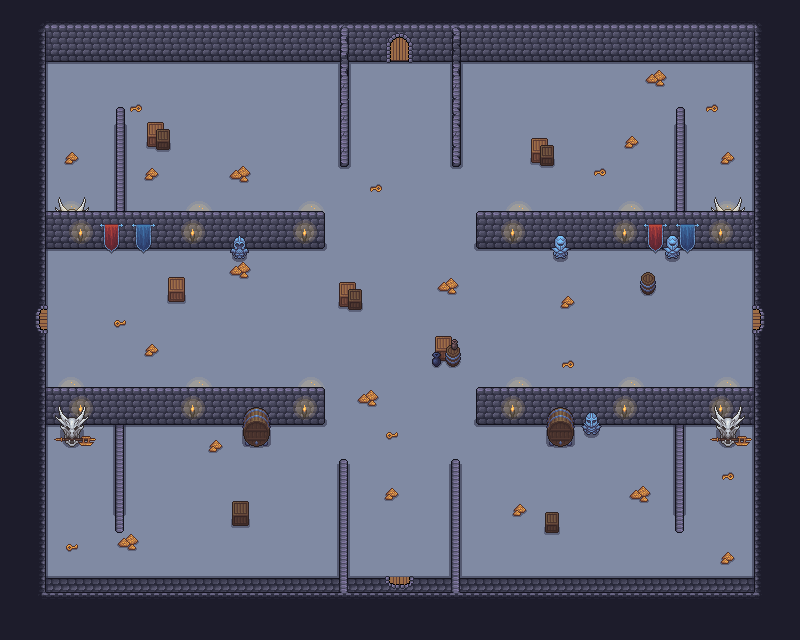

A level layout from a 2D game, rendered from its tile map. Below: a short description, then the map file with tile-grid data replaced by summaries:
An orthogonal 50x40 tile map with 16x16 px tiles, 8 tile layers (Fondo, Suelo, Suelo Decoracion, Suelo Decoracion 2, ...), 12 tilesets and 46 objects.

<map version="1.10" tiledversion="1.11.2" orientation="orthogonal" renderorder="right-down" width="50" height="40" tilewidth="16" tileheight="16" infinite="0" nextlayerid="13" nextobjectid="53">
 <tileset firstgid="1" source="../tilesets/Paredes2.tsx" />
 <tileset firstgid="494" source="../tilesets/puertas.tsx" />
 <tileset firstgid="498" source="../tilesets/Paredes.tsx" />
 <tileset firstgid="754" source="../tilesets/player.tsx" />
 <tileset firstgid="755" source="../tilesets/corazon.tsx" />
 <tileset firstgid="756" source="../tilesets/amongus.tsx" />
 <tileset firstgid="757" source="../tilesets/goomba.tsx" />
 <tileset firstgid="758" source="../tilesets/skeleton.tsx" />
 <tileset firstgid="760" source="../tilesets/Fuegos.tsx" />
 <tileset firstgid="958" source="../tilesets/Objetos.tsx" />
 <tileset firstgid="1174" source="../tilesets/Other_objects.tsx" />
 <tileset firstgid="1358" source="../tilesets/azeris.tsx" />
 <group id="2" name="Room">
  <layer id="1" name="Fondo" width="50" height="40">
   <data>[2000 cells, 2000 non-empty, 1 distinct tile ids]</data>
  </layer>
  <layer id="3" name="Suelo" width="50" height="40">
   <data>[2000 cells, 1748 non-empty, 1 distinct tile ids]</data>
  </layer>
  <layer id="4" name="Suelo Decoracion" width="50" height="40">
   <data>[2000 cells, 37 non-empty, 17 distinct tile ids]</data>
  </layer>
  <layer id="5" name="Suelo Decoracion 2" width="50" height="40">
   <data>[2000 cells, 73 non-empty, 7 distinct tile ids]</data>
  </layer>
  <layer id="6" name="Paredes" width="50" height="40">
   <data>[2000 cells, 654 non-empty, 63 distinct tile ids]</data>
  </layer>
  <layer id="7" name="Decoracion 2" width="50" height="40">
   <data>[2000 cells, 145 non-empty, 21 distinct tile ids]</data>
  </layer>
  <layer id="8" name="Decoracion" width="50" height="40">
   <data>[2000 cells, 50 non-empty, 31 distinct tile ids]</data>
  </layer>
  <layer id="9" name="Puertas" width="50" height="40">
   <data>[2000 cells, 4 non-empty, 4 distinct tile ids]</data>
  </layer>
  <objectgroup id="10" name="Utils">
   <object id="8" gid="755" x="62" y="189" width="18" height="18" />
   <object id="10" gid="755" x="228.333" y="143.667" width="18" height="18" />
   <object id="11" gid="755" x="577.667" y="147.667" width="18" height="18" />
   <object id="12" gid="755" x="713.667" y="198.333" width="18" height="18" />
   <object id="13" gid="755" x="715.5" y="464.667" width="18" height="18" />
   <object id="15" gid="755" x="583" y="505" width="18" height="18" />
   <object id="16" gid="755" x="165.667" y="505" width="18" height="18" />
   <object id="17" gid="755" x="64.3333" y="465" width="18" height="18" />
   <object id="18" gid="755" x="219" y="333" width="18" height="18" />
   <object id="19" gid="755" x="560.333" y="333" width="18" height="18" />
   <object id="20" gid="755" x="391" y="334.333" width="18" height="18" />
   <object id="50" gid="1358" x="272" y="144" width="21" height="21" />
   <object id="51" gid="1358" x="336" y="352" width="21" height="21" />
   <object id="52" gid="1358" x="336" y="352" width="21" height="21" />
  </objectgroup>
  <objectgroup id="11" name="Entities">
   <object id="21" gid="756" x="57" y="147" width="30" height="30" />
   <object id="22" gid="756" x="706.333" y="137.667" width="30" height="30" />
   <object id="23" gid="756" x="710.333" y="527" width="30" height="30" />
   <object id="24" gid="756" x="61" y="529.667" width="30" height="30" />
   <object id="25" gid="757" x="177.333" y="354.667" width="16" height="16" />
   <object id="26" gid="757" x="277.333" y="284" width="16" height="16" />
   <object id="27" gid="757" x="505.333" y="286.667" width="16" height="16" />
   <object id="28" gid="757" x="609.333" y="381.333" width="16" height="16" />
   <object id="29" gid="757" x="613.333" y="465.333" width="16" height="16" />
   <object id="30" gid="757" x="502.667" y="560" width="16" height="16" />
   <object id="31" gid="757" x="270.667" y="552" width="16" height="16" />
   <object id="32" gid="757" x="177.333" y="466.667" width="16" height="16" />
   <object id="33" gid="757" x="276" y="182.667" width="16" height="16" />
   <object id="34" gid="757" x="186.667" y="100" width="16" height="16" />
   <object id="35" gid="757" x="508" y="197.333" width="16" height="16" />
   <object id="36" gid="757" x="630.667" y="105.333" width="16" height="16" />
   <object id="37" gid="758" x="257.333" y="480" width="32" height="32" />
   <object id="38" gid="758" x="508" y="481.333" width="32" height="32" />
   <object id="39" gid="758" x="172" y="194.667" width="32" height="32" />
   <object id="40" gid="758" x="618.667" y="190.667" width="32" height="32" />
   <object id="41" gid="758" x="376" y="273.333" width="32" height="32" />
   <object id="42" gid="758" x="376" y="414.667" width="32" height="32" />
   <object id="43" gid="758" x="498.667" y="364" width="32" height="32" />
   <object id="44" gid="758" x="270.667" y="364" width="32" height="32" />
   <object id="45" gid="758" x="593.333" y="564" width="32" height="32" />
   <object id="46" gid="758" x="181.333" y="554.667" width="32" height="32" />
   <object id="47" gid="758" x="261.333" y="106.667" width="32" height="32" />
   <object id="48" gid="758" x="514.667" y="110.667" width="32" height="32" />
  </objectgroup>
  <objectgroup id="12" name="Player">
   <object id="1" gid="754" x="45.3333" y="352" width="64" height="64" />
   <object id="4" gid="754" x="363.5" y="127.5" width="64" height="64" />
   <object id="5" gid="754" x="691.5" y="350.5" width="64" height="64" />
   <object id="7" gid="754" x="367.667" y="573.667" width="64" height="64" />
  </objectgroup>
 </group>
</map>
